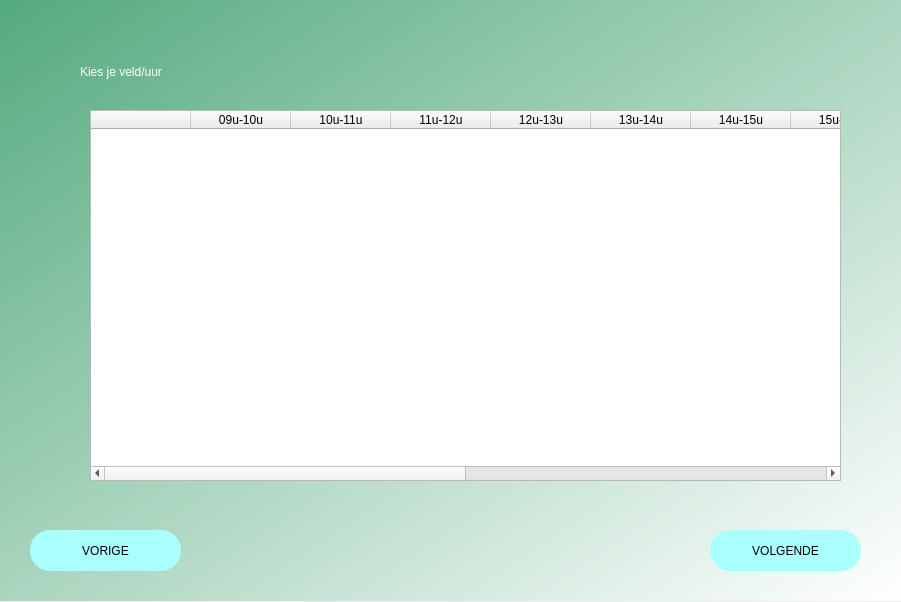
<?xml version="1.0" encoding="UTF-8"?>
<ui version="4.0">
 <class>Dialog</class>
 <widget class="QDialog" name="Dialog">
  <property name="geometry">
   <rect>
    <x>0</x>
    <y>0</y>
    <width>901</width>
    <height>602</height>
   </rect>
  </property>
  <property name="windowTitle">
   <string>Dialog</string>
  </property>
  <widget class="QWidget" name="bgwidget" native="true">
   <property name="geometry">
    <rect>
     <x>0</x>
     <y>0</y>
     <width>901</width>
     <height>601</height>
    </rect>
   </property>
   <property name="styleSheet">
    <string notr="true">QWidget#bgwidget{
background-color:qlineargradient(spread:pad, x1:0, y1:0, x2:1, y2:1, stop:0 rgba(85, 170, 127, 255), stop:1 rgba(255, 255, 255, 255))}</string>
   </property>
   <widget class="QPushButton" name="facility_button_next">
    <property name="geometry">
     <rect>
      <x>710</x>
      <y>530</y>
      <width>151</width>
      <height>41</height>
     </rect>
    </property>
    <property name="styleSheet">
     <string notr="true">border-radius:20px;
background-color: rgb(170, 255, 255);
font: 75 italic 12pt &quot;Verdana&quot;;</string>
    </property>
    <property name="text">
     <string>VOLGENDE</string>
    </property>
   </widget>
   <widget class="QPushButton" name="facility_button_previous">
    <property name="geometry">
     <rect>
      <x>30</x>
      <y>530</y>
      <width>151</width>
      <height>41</height>
     </rect>
    </property>
    <property name="styleSheet">
     <string notr="true">border-radius:20px;
background-color: rgb(170, 255, 255);
font: 75 italic 12pt &quot;Verdana&quot;;</string>
    </property>
    <property name="text">
     <string>VORIGE</string>
    </property>
   </widget>
   <widget class="QLabel" name="label_2">
    <property name="geometry">
     <rect>
      <x>80</x>
      <y>41</y>
      <width>221</width>
      <height>61</height>
     </rect>
    </property>
    <property name="styleSheet">
     <string notr="true">font: 16pt &quot;Verdana&quot;;color:rgb(255, 255, 255)</string>
    </property>
    <property name="text">
     <string>Kies je veld/uur</string>
    </property>
   </widget>
   <widget class="QTableWidget" name="facility_tableWidget">
    <property name="geometry">
     <rect>
      <x>90</x>
      <y>110</y>
      <width>751</width>
      <height>371</height>
     </rect>
    </property>
    <column>
     <property name="text">
      <string/>
     </property>
    </column>
    <column>
     <property name="text">
      <string>09u-10u</string>
     </property>
    </column>
    <column>
     <property name="text">
      <string>10u-11u</string>
     </property>
    </column>
    <column>
     <property name="text">
      <string>11u-12u</string>
     </property>
    </column>
    <column>
     <property name="text">
      <string>12u-13u</string>
     </property>
    </column>
    <column>
     <property name="text">
      <string>13u-14u</string>
     </property>
    </column>
    <column>
     <property name="text">
      <string>14u-15u</string>
     </property>
    </column>
    <column>
     <property name="text">
      <string>15u-16u</string>
     </property>
    </column>
    <column>
     <property name="text">
      <string>16u-17u</string>
     </property>
    </column>
    <column>
     <property name="text">
      <string>17u-18u</string>
     </property>
    </column>
    <column>
     <property name="text">
      <string>18u-19u</string>
     </property>
    </column>
    <column>
     <property name="text">
      <string>19u-20u</string>
     </property>
    </column>
    <column>
     <property name="text">
      <string>20u-21u</string>
     </property>
    </column>
    <column>
     <property name="text">
      <string>21u-22u</string>
     </property>
    </column>
   </widget>
  </widget>
 </widget>
 <resources/>
 <connections/>
</ui>
